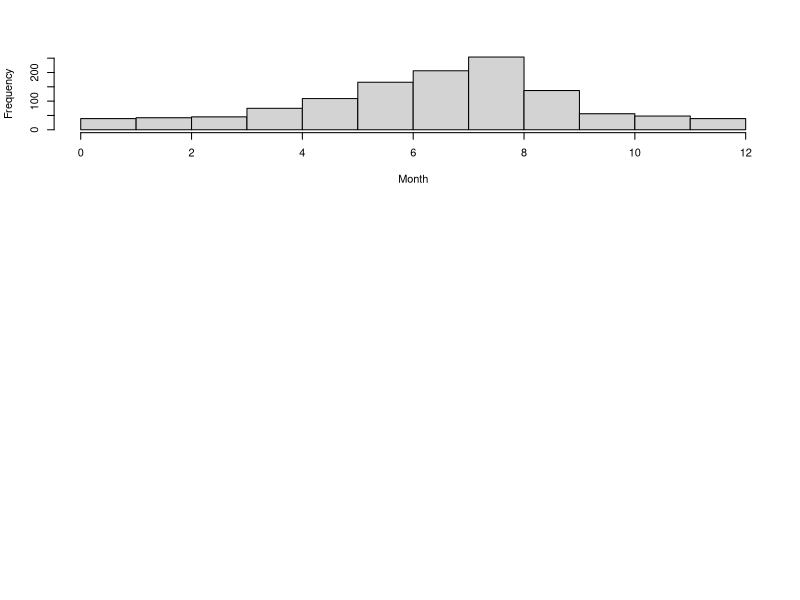
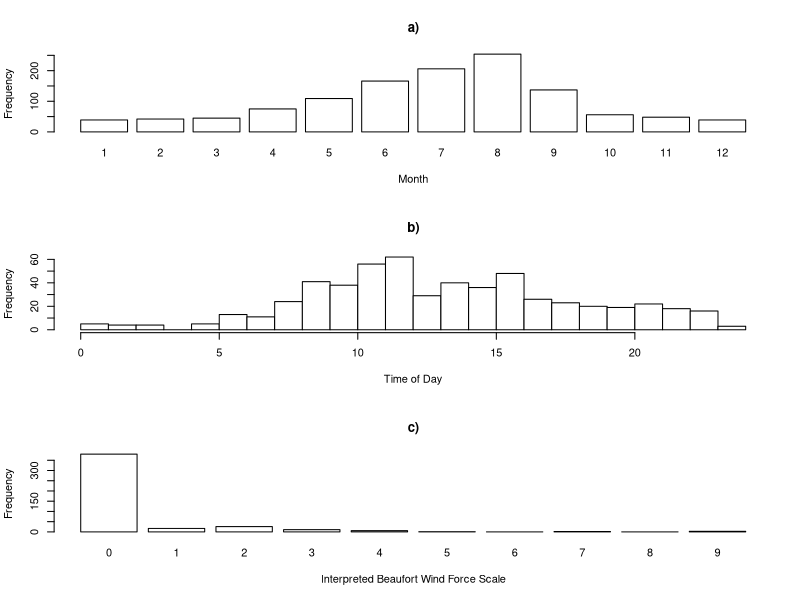
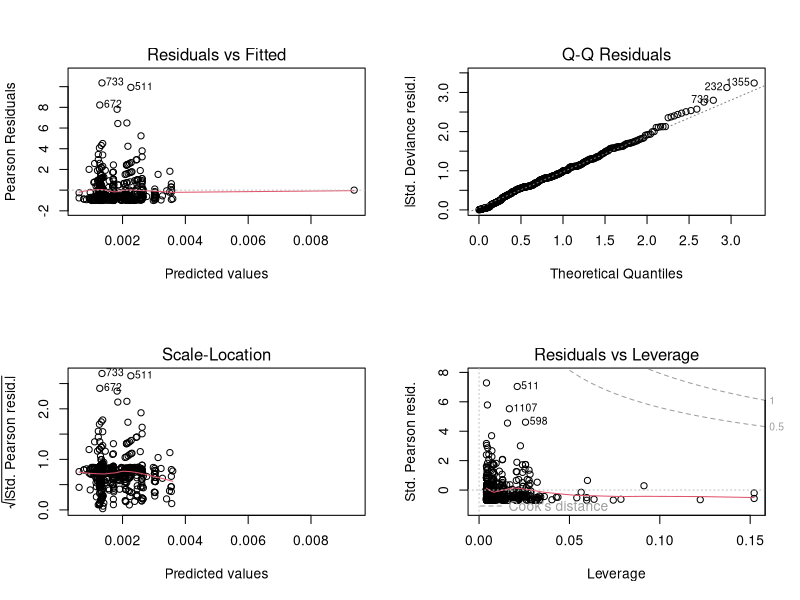
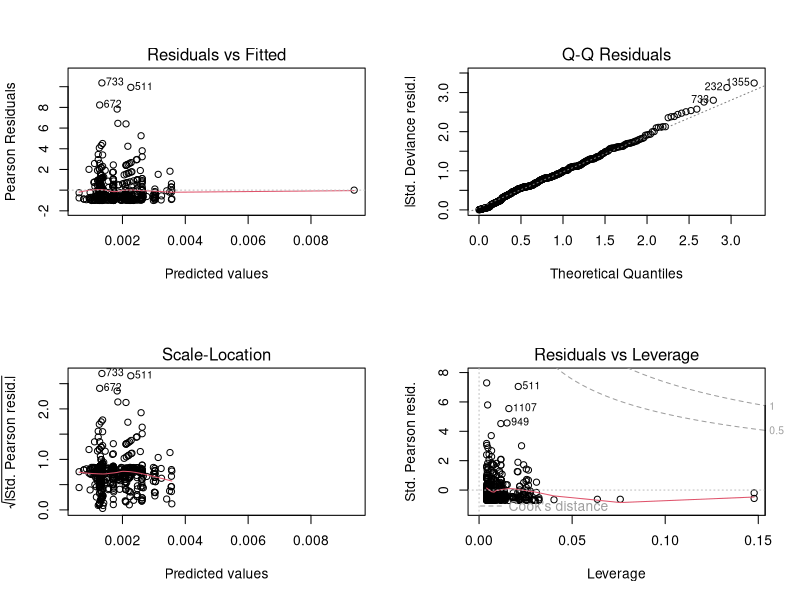
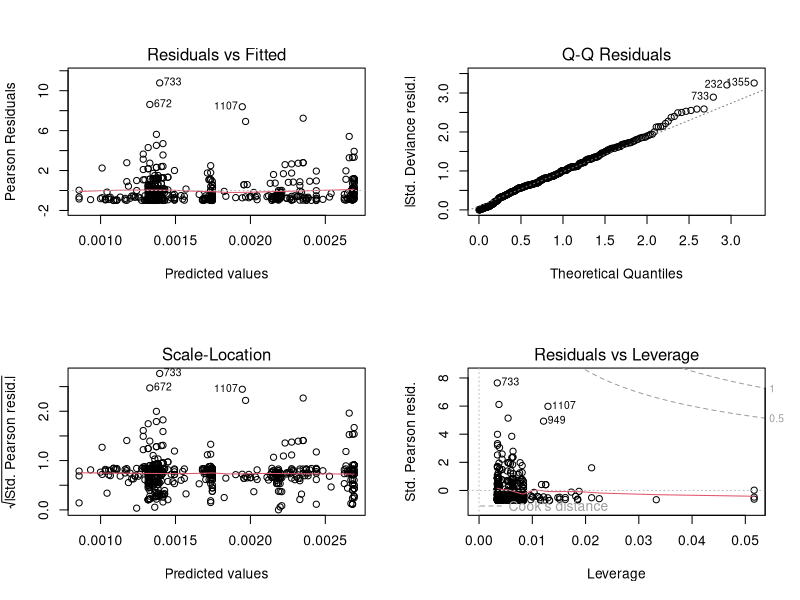
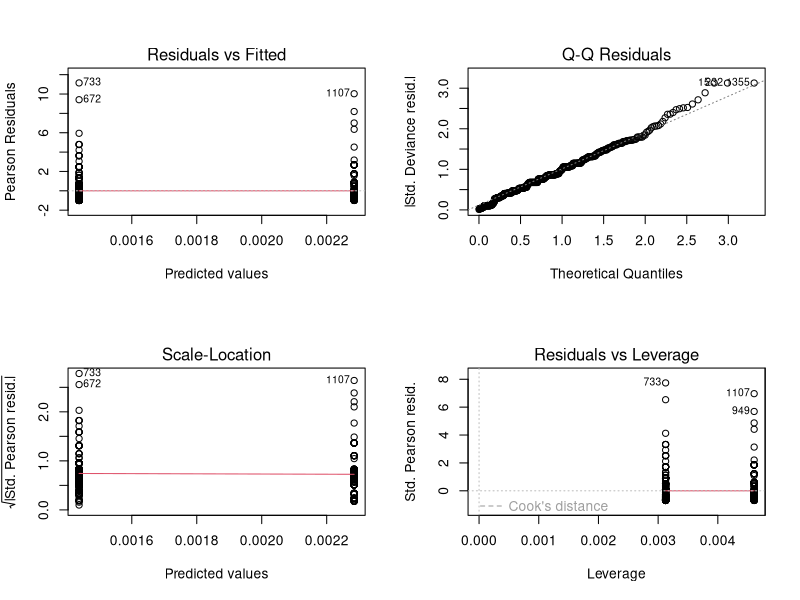
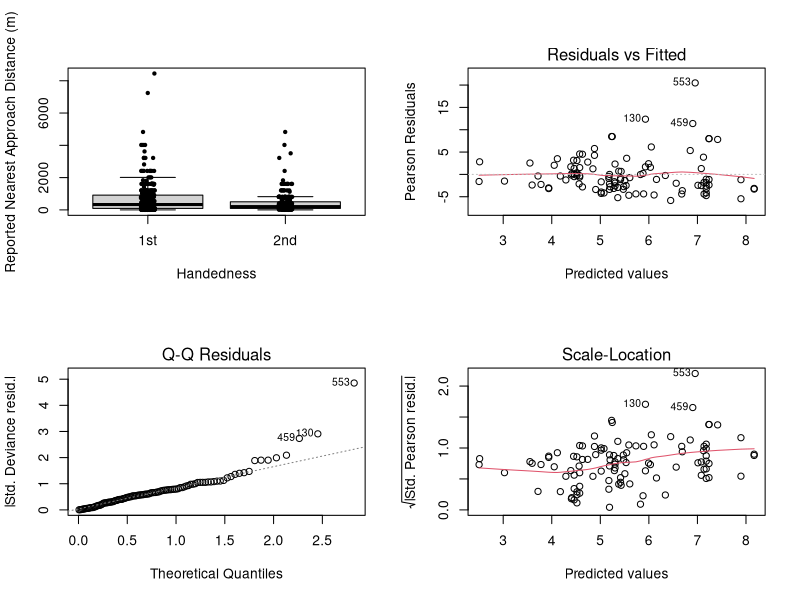
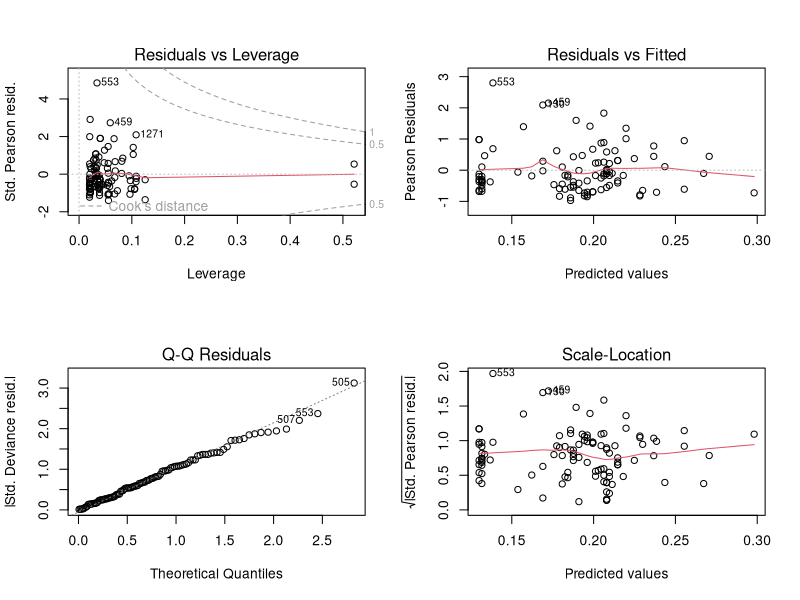

Source code (R) for these figures, in order: (Note: a time limit stopped this script after it produced the figures.)
####################################################### Loch Ness Monster Report Analysis

###### undertaken in R 4.1.2


### Open relevant R library 
library(car)

###### Load in data
setwd("")    ####set working directory to preferred location e.g. setwd("C:/Users/cgp2/Documents/Nessie")  

Nessie <- read.table("Nessiereducedforeducationpaper.csv", header = T, sep = ",") # n=1433



#################################################### Basic descriptive statistics

###### Figure 1 Plot
par (mfrow=c(3,1))
Month <- tapply(Nessie$EncounterMonthNumeric, Nessie$Event.ID, mean, na.rm = TRUE)
Month <- Month[is.na(Month) == FALSE]
length(Month)
Month2 <- hist(as.numeric(Month), main = "", breaks = seq(0, 12), xlab = "Month")
par(mfrow = c(3, 1))
barplot(height = Month2$counts, width = 1, space = NULL, xlab = "Month", names.arg = seq(1, 12), ylab = "Frequency", col = "white", main = "a)")

###### Time of Day

TimeSI <- tapply(Nessie$TimeSI, Nessie$Event.ID, mean, na.rm = T)
TimeSI <- TimeSI[is.na(TimeSI) == FALSE]
hist(TimeSI, breaks = seq(0, 24), xlab = "Time of Day", main = "b)", col = "white")
length(TimeSI)

###### BSS

BSSTranslated <- tapply(Nessie$BSSTranslated, Nessie$Event.ID, mean, na.rm = T)
BSSTranslated <- BSSTranslated[is.na(BSSTranslated) == FALSE]
temp <- hist(BSSTranslated, breaks = seq(0, 10), plot = FALSE)
barplot(height = temp$counts, width = 1, space = NULL, xlab = "Interpreted Beaufort Wind Force Scale", names.arg = seq(0, 9), ylab = "Frequency", col = "white", main = "c)")
length (BSSTranslated)
##### Summary of duration
summary (Nessie$Duration)

############################################### Analysis
par (mfrow=c(1,1))

####Need to rearrange data
####Creates an array
Nessie$Location <- ifelse(is.na(Nessie$Location) == TRUE, "NK", Nessie$Location)
Nessie$Location <- ifelse(Nessie$Location == "Submarine", "Other", Nessie$Location)
Nessie$Location <- ifelse(Nessie$Location == "Aerial", "Other", Nessie$Location)
Nessie$Location <- ifelse(Nessie$Location == "Webcam", "Other", Nessie$Location)
summary(as.factor(Nessie$Location))
table1 <- table(Nessie$Location, Nessie$Handedness, Nessie$Anonymous.at.point.of.interview)
table1
### then collapse table
final <- rep(NA, 16)
final[1:4] <- table1[, 1, 1]
final[5:8] <- table1[, 2, 1]
final[9:12] <- table1[, 1, 2]
final[13:16] <- table1[, 2, 2]

####Create vectors for loglinear models
Location <- rep(c("Boat", "NK","Other","Shore") , 4)
Handedness <- rep(rep(c("1st", "2nd"), each = 4), 2)
Anonymous <- rep(c("No", "Yes"), each = 8)
df1 <- data.frame(final, Location, Handedness, Anonymous)


####Loglinear model for interest (not in paper)
modelFreq <- glm(final ~ Location * Handedness * Anonymous - Location:Handedness:Anonymous, data = df1, family =poisson)
Anova(modelFreq)
modelFreq <- glm(final ~ Location * Handedness * Anonymous - Location:Handedness:Anonymous - Handedness:Anonymous, data = df1, family = poisson)
Anova(modelFreq)



###### Chi-squared tests of association

table1 <- table(Nessie$Location, Nessie$Handedness)
table1
test1 <- chisq.test(table1)
test1$observed
test1$expected
((test1$observed-test1$expected)^2)/test1$expected         ###chi-squared components
test1

table2<- table(Nessie$Location, Nessie$Anonymous.at.point.of.interview)
table2
test2<- chisq.test(table2)
test2$observed
test2$expected
((test2$observed-test2$expected)^2)/test2$expected         ###chi-squared components
test2

table3<- table(Nessie$Anonymous.at.point.of.interview, Nessie$Handedness)
test3<- chisq.test(table3)
test3$observed
test3$expected
test3




####### Analysis of distances   - GLMs
par (mfrow=c(2,2))    ##Four graphs per image
Nessie2 <- Nessie
Nessie2$AllDistNADpriority <- ifelse (Nessie2$AllDistNADpriority==0,0.01, Nessie2$AllDistNADpriority)  ###makes one 0 datum not zero. 
modelNAD <- glm(AllDistNADpriority ~ Report.Year.for.analysis + Handedness + Location + Anonymous.at.point.of.interview, data = Nessie2, family = Gamma)
plot (modelNAD)    ##Diagnostics not really great so we made need to bootstrap


# Remove Anonymous
modelNAD <- glm(AllDistNADpriority ~ Report.Year.for.analysis + Handedness + Location, data = Nessie2, family = Gamma)
Anova(modelNAD)
plot (modelNAD) ##diagnostics still not good

#Remove location
modelNAD <- glm(AllDistNADpriority ~ Report.Year.for.analysis + Handedness, data = Nessie2, family = Gamma)
Anova(modelNAD)
plot (modelNAD)   ##diagnostics still not ideal. 

#Remove report year
modelNAD <- glm(AllDistNADpriority ~ Handedness, data = Nessie2, family = Gamma)
Anova(modelNAD)
plot (modelNAD)

#Diagnostics not great so use Kruskal-Wallace test 
modelNAD <- kruskal.test (AllDistNADpriority ~ Handedness, data = Nessie)
modelNAD

##Figure 2
boxplot (AllDistNADpriority ~ Handedness, data=Nessie, ylab= "Reported Nearest Approach Distance (m)", cex=0)
set.seed (101)
points (jitter(ifelse (Nessie$Handedness=="1st",1,2), amount=0.05), Nessie$AllDistNADpriority, pch=20, cex=0.8)

tapply (Nessie$AllDistNADpriority, Nessie$Handedness,summary)
tapply (Nessie$AllDistNADpriority, Nessie$Handedness,length)


###### Analsis of estimated seen length

modelLength <- glm(SeenLengthSI ~ Report.Year.for.analysis + Handedness + Location + Anonymous.at.point.of.interview, data = Nessie,)
Anova(modelLength)
plot (modelLength)

modelLength <- glm(SeenLengthSI ~ Report.Year.for.analysis + Location + Anonymous.at.point.of.interview, data = Nessie, family = Gamma)
Anova(modelLength)
modelLength <- glm(SeenLengthSI ~ Report.Year.for.analysis + Anonymous.at.point.of.interview, data = Nessie, family = Gamma)
Anova(modelLength)
plot (modelLength)

modelLength <- glm(SeenLengthSI ~ Report.Year.for.analysis, data = Nessie, family=Gamma)
Anova(modelLength)
par (mfrow =c(2,2))
plot (modelLength)

## Figure 3 as a bootstrap as used in current draft
plot(Nessie$Report.Year.for.analysis, Nessie$SeenLengthSI, xlim = c(1931, 2020), xlab = "Report Year", ylab = "Estimated seen length (m)", pch = 20)

Report.Year.for.analysis <- seq (1933, 2016)
df1=data.frame (Report.Year.for.analysis) 
matrixLength <- matrix (NA, length (Report.Year.for.analysis),10000)


set.seed (102)
for (i in 1:10000){
    btNessie <- Nessie[sample (1:dim (Nessie)[1], size =dim (Nessie)[1], replace=T),]
    btmodelLength <- glm(SeenLengthSI ~ Report.Year.for.analysis, data = btNessie,  family = Gamma)
    matrixLength[,i ]=predict (btmodelLength, df1, type="response")
}

lowerCI <- apply (matrixLength, 1, quantile, 0.005)
upperCI <- apply (matrixLength, 1, quantile, 0.995)

lines(Report.Year.for.analysis, predict (modelLength, df1, type="response"), col = 1)
lines(Report.Year.for.analysis, lowerCI, lty = 2, lwd = 2, col = 1)
lines(Report.Year.for.analysis, upperCI, lty = 2, lwd = 2, col = 1)


###### Analysis of duration

modelDuration <- glm(Duration ~ Report.Year.for.analysis + Handedness + Location + Anonymous.at.point.of.interview, data = Nessie, family = Gamma)
Anova (modelDuration)

modelDuration <- glm(Duration ~ Report.Year.for.analysis + Handedness + Location, data = Nessie, family = Gamma)
Anova (modelDuration)

modelDuration <- glm(Duration ~ Report.Year.for.analysis + Handedness, data = Nessie, family = Gamma)
Anova (modelDuration)

modelDuration <- glm(Duration ~ Report.Year.for.analysis, data = Nessie, family = Gamma)
Anova (modelDuration)
plot (modelDuration)


## Figure 4
plot(Nessie$Report.Year.for.analysis, Nessie$Duration, pch = 20, xlab = "Report Year", ylab = "Duration (mins)", xlim = c(1930, 2020))

Report.Year.for.analysis <- seq (1933, 2016)
df1=data.frame (Report.Year.for.analysis) 
matrixLength <- matrix (NA, length (Report.Year.for.analysis),10000)


set.seed (102)
for (i in 1:10000){
    btNessie <- Nessie[sample (1:dim (Nessie)[1], size =dim (Nessie)[1], replace=T),]
    btmodelDuration <- glm(Duration ~ Report.Year.for.analysis, data = btNessie, family = Gamma)
    matrixLength[,i ]=predict (btmodelDuration, df1, type="response")
}

lowerCI <- apply (matrixLength, 1, quantile, 0.005)
upperCI <- apply (matrixLength, 1, quantile, 0.995)

lines(Report.Year.for.analysis, predict (modelDuration, df1, type="response"), col = 1)
lines(Report.Year.for.analysis, lowerCI, lty = 2, lwd = 2, col = 1)
lines(Report.Year.for.analysis, upperCI, lty = 2, lwd = 2, col = 1)
